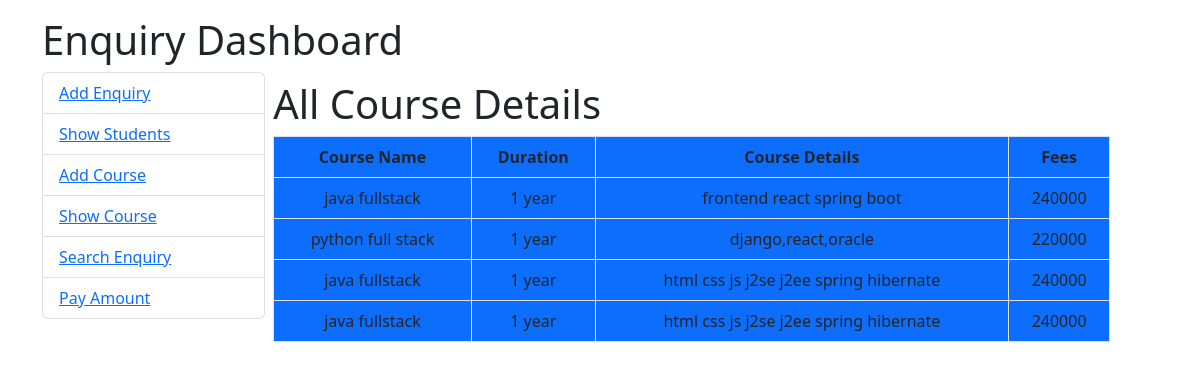
Screenshot of /showcourse with the database file from the repository.
### home/models.py (models this page shows, shortened)
class Course(models.Model):
    cname=models.CharField(max_length=30)
    duration=models.CharField(max_length=30)
    details=models.CharField(max_length=30)
    fees=models.IntegerField()

### home/views.py (the view)
# urls.py: path('showcourse', views.showcourse),
def showcourse(request):
    cr=Course.objects.all()
    return render(request,'showcourse.html',{'cr':cr})

### templates/showcourse.html
{% extends 'base.html' %}
{%block content%}
<h1>All Course Details</h1>
<table class="table table-bordered text-center table-hover bg-primary">
<thead>
    <tr>
        <th>Course Name</th>
        <th>Duration</th>
        <th>Course Details</th>
        <th>Fees</th>
    </tr>
</thead>
<tbody>
    {%for i in cr%}
    <tr>
        <td>{{i.cname}}</td>
        <td>{{i.duration}}</td>
        <td>{{i.details}}</td>
        <td>{{i.fees}}</td>
    </tr>
    {%endfor%}
</tbody>
</table>
{%endblock%}

### templates/base.html (shortened to what this page needs)
<!DOCTYPE html>
<html lang="en">
<head>
  <link href="https://cdn.jsdelivr.net/npm/bootstrap@5.2.3/dist/css/bootstrap.min.css" rel="stylesheet">
</head>
<body>
<div class="container mt-3">
  <h1>Enquiry Dashboard</h1>
<div style="width:20%;float:left">
  <ul class="list-group">
    <li class="list-group-item"><a href="/">Add Enquiry</a></li>
    <li class="list-group-item"><a href="showstudents">Show Students</a></li>
    <li class="list-group-item"><a href="addcourse">Add Course</a></li>
    <li class="list-group-item"><a href="showcourse">Show Course</a></li>
    <li class="list-group-item"><a href="searchenquiry">Search Enquiry</a></li>
    <li class="list-group-item"><a href="payamount">Pay Amount</a></li>
  </ul>
</div>
<div style="width:75%;float:left" class="m-2">
    {%block content%}
    {% endblock %}
</div>
</div>
</body>
</html>

### rows the page displays
Course: cname "java fullstack", duration "1 year", details "frontend react spring boot", fees "240000"
Course: cname "python full stack", duration "1 year", details "django,react,oracle", fees "220000"
Course: cname "java fullstack", duration "1 year", details "html css js j2se j2ee spring hibernate", fees "240000"
Course: cname "java fullstack", duration "1 year", details "html css js j2se j2ee spring hibernate", fees "240000"
